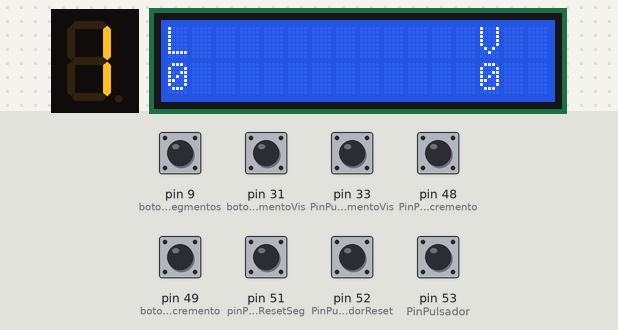
The sketch below on a simulated Arduino Mega 2560, built with avr-gcc and run on an emulated ATmega2560. Shown: 1-digit seven-segment display, 16×2 character LCD. Wiring (inferred from the names in the program): 1-digit 7-segment display, segments lit when HIGH: segments pin 2, pin 3, pin 4, pin 5, pin 6, pin 7, pin 8. The inputs (shaded band) are chosen by the test bench; at power-on: pin 9 (botonIncrementoSegmentos), pin 31 (botonIncrementoVis), pin 33 (PinPulsadorDecrementoVis), pin 48 (PinPulsadorDecremento), pin 49 (botonIncremento) HIGH, pin 51 (pinPulsadorResetSeg), pin 52 (PinPulsadorReset), pin 53 (PinPulsador) LOW. No radio packets arrive unless stated; the segment pins are drawn as the display they are named for.

Above: at 1.3 s.
1.4 s: pin 52 (PinPulsadorReset) pulled HIGH for 0.15 s
At 1.8 s:
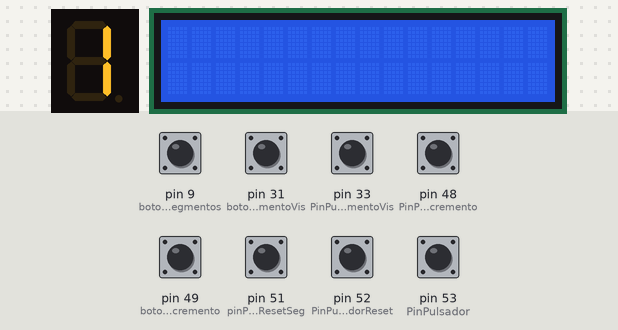
3.0 s: pin 31 (botonIncrementoVis) pulled LOW for 0.15 s
At 3.7 s:
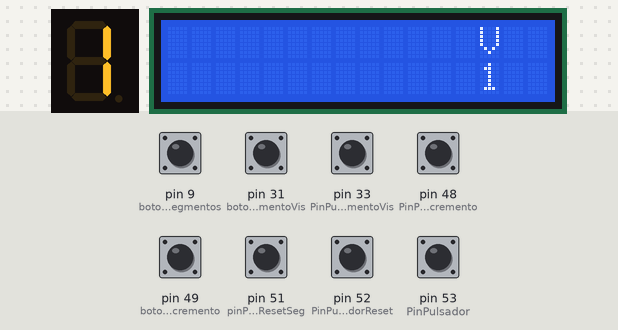
4.7 s: pin 53 (PinPulsador) pulled HIGH for 0.15 s
At 5.9 s:
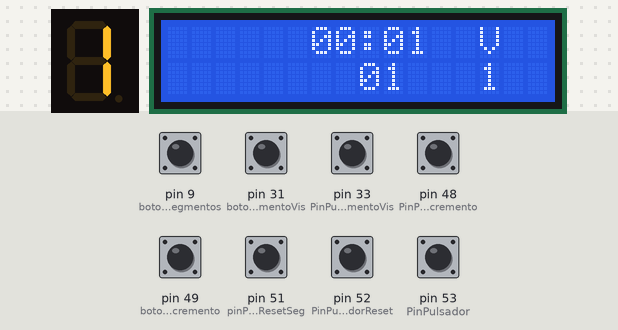
6.9 s: pin 51 (pinPulsadorResetSeg) pulled HIGH for 0.15 s
At 7.34 s:
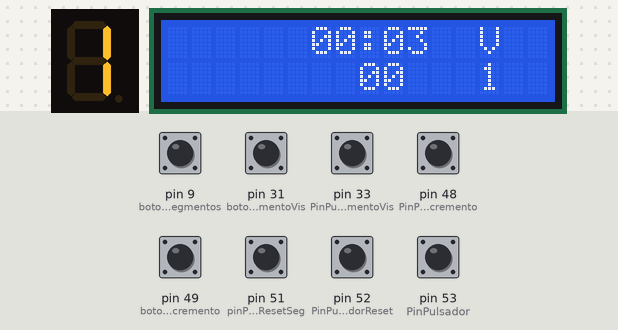
7.6 s: pin 9 (botonIncrementoSegmentos) pulled LOW for 0.15 s
At 8.11 s:
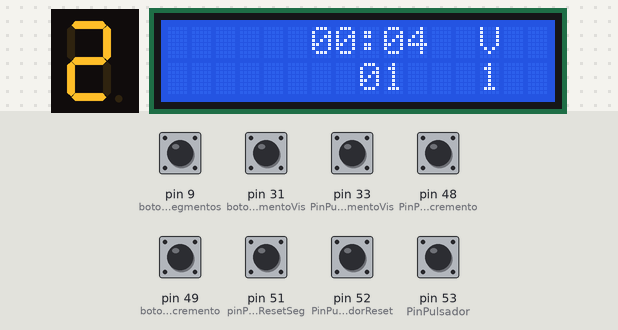
8.3 s: pin 33 (PinPulsadorDecrementoVis) pulled LOW for 0.15 s
At 9.0 s:
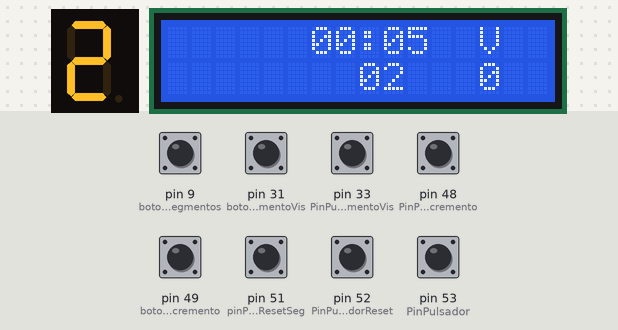
Timing chart, 0 to 10.0 s (numbered marks = the images above; inputs shaded):
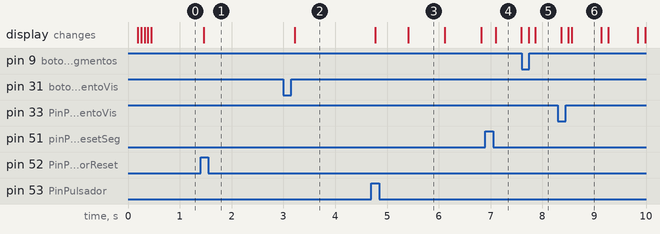

The sketch:

BOTONERA_TABLERO.ino
```cpp
#include <Wire.h>
#include <LiquidCrystal_I2C.h>

LiquidCrystal_I2C lcd(0x27, 16, 2);


#include <RH_ASK.h>    // incluye libreria RadioHead.h
#include <SPI.h>    // incluye libreria SPI necesaria por RadioHead.h

RH_ASK rf_driver;   // crea objeto para modulacion por ASK

int botonIncrementoSegmentos = 9;             //SEGMENTO
int PinPulsador = 53;                        //ARRANCA Y PARA TIMER
int PinPulsadorReset = 52;                   // RESETEA
int PinPulsadorDecremento = 48;              // RESTA LOCAL
int botonIncremento = 49;                      // SUMA LOCAL
int botonIncrementoVis =  31;                 // SUMA VISI
int PinPulsadorDecrementoVis = 33;           // RESTA VISI

int pinPulsadorResetSeg = 51;                // RESETEA SOLO LOS 24 SEGUNDOS

int estadoBotonIncrementoLocal;                 // ESTADO DEL BOTON DE PUNTOS LOCAL
int estadoBotonAnteriorIncrementoLocal;         // ESTADO DEL BOTON DE PUNTOS LOCAL

int cuentaLocal = 0;                             // CUENTA LOCAL

int estadoBotonDecrementoLocal;                  // ESTADO BOTON DECREMENTO LOCAL
int estadoBotonAnteriorDecrementoLocal;          // ESTADO BOTON ANTERIOR DECREMENTO LOCAL


int estadoBotonIncrementoVis;                 // ESTADO DEL BOTON DE PUNTOS VISI
int estadoBotonAnteriorIncrementoVis;           // ESTADO DEL BOTON DE PUNTOS VISI

int cuentaVis = 0;                             // CUENTA VISI


int estadoBotonDecrementoVis;                       // ESTADO BOTON DECREMENTO VISI
int estadoBotonAnteriorDecrementoVis;                 // ESTADO BOTON ANTERIOR DECREMENTO VISI


int inicio = 0;
int eActual = 0;                                      // ESTADO PARA TIMER
int eAnterior = 0;                                    // ESTADO ANTERIOR PARA TIMER


int milisegundos = 0;
int decimas = 0;
int minutos = 0;
int segundos = 0;


int milisegundosSeg = 0;                          //24 segundos
int decimasSeg = 0;                               //24 segundso
int segundosSeg = 0;                              //24 segundos


void activarContador() {

  if (inicio == 1) {
    milisegundos = millis();


    decimas++;

    if (decimas == 10) {
      decimas = 0;
      segundos++;
    }
    if (segundos == 60) {
      segundos = 0;
      minutos++;

    }

    if (minutos == 10) {
      minutos = 0;
      segundos = 0;
      decimas = 0;
      lcd.clear();

    }


    lcd.setCursor(6, 0);
    if (minutos < 10)      {
      lcd.print("0");
    }
    lcd.print(minutos);
    lcd.print(":");
    lcd.setCursor(9, 0);
    if (segundos < 10)     {
      lcd.print("0");
    }
    lcd.print(segundos);
  }

}


void activarContadorSeg() {


  milisegundosSeg = millis();


  decimasSeg++;

  if (decimasSeg == 10) {
    decimasSeg = 0;
    segundosSeg++;
  }

  if (segundosSeg == 25) {

    segundosSeg = 0;
    decimasSeg = 0;

  }


  lcd.setCursor(6, 1);
  lcd.setCursor(8, 1);
  if (segundosSeg < 10)     {
    lcd.print("0");
  }
  lcd.print(segundosSeg);
}


void resetearTiempo() {
  minutos = 0;
  segundos = 0;
  decimas = 0;
  segundosSeg = 0;
  decimasSeg = 0;
  cuentaLocal = 0;
  cuentaVis = 0;
  lcd.clear();


}
void puntoss () {
  cuentaLocal++;
  //Serial.println(cuenta);


  lcd.setCursor(0, 0);
  lcd.print("L");

  lcd.setCursor(0 , 1);
  lcd.print(cuentaLocal);


}

void puntosResta() {
  cuentaLocal--;
  lcd.setCursor(0, 0);
  lcd.print("L");
  lcd.setCursor(0, 1);
  lcd.print(cuentaLocal);
}


void puntosVisResta() {
  cuentaVis--;
  lcd.setCursor(13, 0);
  lcd.print("V");
  lcd.setCursor(13, 1);
  lcd.print(cuentaVis);
}


void puntosVis() {
  cuentaVis++;
  Serial.println(cuentaVis);
  lcd.setCursor(13, 0);
  lcd.print("V");
  lcd.setCursor(13 , 1);
  lcd.print(cuentaVis);


}


void perromalvado () {
  decimasSeg = 0;
  segundosSeg = 0;
}


// SEGMENTO //
const int a = 2;
const int b = 3;
const int c = 4;
const int d = 5;
const int e = 6;
const int f = 7;
const int g = 8;

const int tiempoAntirebote = 10;
int cuenta = 0;
int estadoBotonIncremento;
int estadoBotonAnteriorIncremento;
int estadoBotonDecremento;
int estadoBotonAnteriorDecremento;


boolean antirebote (int pin) {


  int contador = 0;
  boolean estado;
  boolean estadoAnterior;


  do{
    estado = digitalRead (pin);
    if (estado != estadoAnterior) {
      contador = 0;
      estadoAnterior = estado;
      }
      else {
        contador = contador + 1;
      }
       delay(1);
       } while(contador < tiempoAntirebote);

       return estado;
       }


       void actualizarNumero (){
        switch (cuenta) {


          case 1:
        digitalWrite (a, LOW);
        digitalWrite (b, HIGH);
        digitalWrite (c, HIGH);
        digitalWrite (d, LOW);        //numero 1
        digitalWrite (e, LOW);
        digitalWrite (f, LOW);
        digitalWrite (g, LOW);
        break;

        case 2:
        digitalWrite (a, HIGH);
        digitalWrite (b, HIGH);
        digitalWrite (c, LOW);
        digitalWrite (d, HIGH);        //numero 2
        digitalWrite (e, HIGH);
        digitalWrite (f, LOW);
        digitalWrite (g, HIGH);
        break;

        case 3:
        digitalWrite (a, HIGH);
        digitalWrite (b, HIGH);
        digitalWrite (c, HIGH);
        digitalWrite (d, HIGH);        //numero 3
        digitalWrite (e, LOW);
        digitalWrite (f, LOW);
        digitalWrite (g, HIGH);
        break;

        case 4:
        digitalWrite (a, LOW);
        digitalWrite (b, HIGH);
        digitalWrite (c, HIGH);
        digitalWrite (d, LOW);        //numero 4
        digitalWrite (e, LOW);
        digitalWrite (f, HIGH);
        digitalWrite (g, HIGH);
        break;

      }
    }


void setup () {


  pinMode(botonIncrementoSegmentos, INPUT);
  pinMode(PinPulsador, INPUT);
  pinMode(PinPulsadorReset, INPUT);
  pinMode(botonIncremento, INPUT);
  pinMode(PinPulsadorDecremento, INPUT);
  pinMode(botonIncrementoVis, INPUT);
  pinMode(PinPulsadorDecrementoVis, INPUT);
  pinMode (pinPulsadorResetSeg, INPUT);
   pinMode(a, OUTPUT);
  pinMode(b, OUTPUT);
  pinMode(c, OUTPUT);
  pinMode(d, OUTPUT);
  pinMode(e, OUTPUT);
  pinMode(f, OUTPUT);
  pinMode(g, OUTPUT);


  lcd.begin(16, 2);                       //DISPLAY 16,2

  lcd.init();                             // Inicializar el LCD


  lcd.backlight();                      //Encender la luz de fondo.        //ENCIENDE LA LUZ DE FONDO

  rf_driver.init();      // inicializa objeto con valores por defecto

}

void loop() {


  eActual = digitalRead(PinPulsador);                                //estado actual es igual al estado en el que se encuentra el pin
  if (eActual && eAnterior == 0) {                                  //eActual en true y eAnterior en 0
    inicio = 1 - inicio;                                           //resta 1 - el estado en el que se encuentra inicio

  }
  eAnterior = eActual;                                          //guarda el estado en el que estaba

  if (inicio == 1) {                                         //si inicio esta en 1


    const char *msg = "1";                                // carga numero 1 en mensaje a enviar
    rf_driver.send((uint8_t *)msg, strlen(msg));          // envia el mensaje
    rf_driver.waitPacketSent();                          // espera al envio correcto del mensaje


    activarContador();
    activarContadorSeg();

  }

  if (digitalRead(PinPulsadorReset) == 1) {

    const char *msg = "2";                                // carga numero 2 en mensaje a enviar
    rf_driver.send((uint8_t *)msg, strlen(msg));          // envia el mensaje
    rf_driver.waitPacketSent();                          // espera al envio correcto del mensaje

    resetearTiempo();


  }


  estadoBotonIncrementoLocal = digitalRead(botonIncremento);
  if (estadoBotonIncrementoLocal != estadoBotonAnteriorIncrementoLocal) {
    if (digitalRead(botonIncremento) == 1) {
      const char *msg = "3";                                // carga numero 3 en mensaje a enviar
      rf_driver.send((uint8_t *)msg, strlen(msg));          // envia el mensaje
      rf_driver.waitPacketSent();                          // espera al envio correcto del mensaje

      puntoss();

    }
    estadoBotonAnteriorIncrementoLocal = estadoBotonIncrementoLocal;


  }

  estadoBotonIncrementoVis = digitalRead(botonIncrementoVis);
  if (estadoBotonIncrementoVis != estadoBotonAnteriorIncrementoVis) {
    if (digitalRead(botonIncrementoVis) == 1) {


      const char *msg = "4";                                // carga numero 4 en mensaje a enviar
      rf_driver.send((uint8_t *)msg, strlen(msg));          // envia el mensaje
      rf_driver.waitPacketSent();                          // espera al envio correcto del mensaje

      puntosVis();
    }
    estadoBotonAnteriorIncrementoVis = estadoBotonIncrementoVis;
  }


  estadoBotonDecrementoVis = digitalRead(PinPulsadorDecrementoVis);
  if (estadoBotonDecrementoVis != estadoBotonAnteriorDecrementoVis) {
    if (digitalRead(PinPulsadorDecrementoVis) == 1) {
      const char *msg = "5";                                // carga numero 5 en mensaje a enviar
      rf_driver.send((uint8_t *)msg, strlen(msg));          // envia el mensaje
      rf_driver.waitPacketSent();                          // espera al envio correcto del mensaje

      puntosVisResta();

    }
    estadoBotonAnteriorDecrementoVis = estadoBotonDecrementoVis;
  }


  estadoBotonDecrementoLocal = digitalRead(PinPulsadorDecremento);
  if (estadoBotonDecrementoLocal != estadoBotonAnteriorDecrementoLocal) {
    if (digitalRead(PinPulsadorDecremento) == 1) {
      const char *msg = "6";                                // carga numero 6 en mensaje a enviar
      rf_driver.send((uint8_t *)msg, strlen(msg));          // envia el mensaje
      rf_driver.waitPacketSent();                          // espera al envio correcto del mensaje

      puntosResta();

    }
    estadoBotonAnteriorDecrementoLocal = estadoBotonDecrementoLocal;

  }


  if (digitalRead(pinPulsadorResetSeg) == 1) {


    const char *msg = "7";                                // carga numero 7 en mensaje a enviar
    rf_driver.send((uint8_t *)msg, strlen(msg));          // envia el mensaje
    rf_driver.waitPacketSent();                          // espera al envio correcto del mensaje

    perromalvado();

  }


 estadoBotonIncremento = digitalRead(botonIncrementoSegmentos);
 if(estadoBotonIncremento != estadoBotonAnteriorIncremento) {
  if(digitalRead(botonIncrementoSegmentos)== 1){
    const char *msg = "8";                                // carga numero 8 en mensaje a enviar
    rf_driver.send((uint8_t *)msg, strlen(msg));          // envia el mensaje
    rf_driver.waitPacketSent();                          // espera al envio correcto del mensaje


    cuenta++;
    if(cuenta > 4){
      cuenta = 1;


    }
  }
 }
 estadoBotonAnteriorIncremento = estadoBotonIncremento;
  actualizarNumero();
}
```

Measured:
- after the input at 1.4 s, the display: changes after 0.06 s (image 1)
- after the input at 3.0 s, the display: changes after 0.21 s (image 2)
- after the input at 4.7 s, the display: first changes after 0.07 s (image 3 shows a later state)
- after the input at 6.9 s, the display: changes after 0.20 s (image 4)
- what the display in image 3 shows lasts 0.7 s, from 5.4 s to 6.1 s
- what the display in image 4 shows lasts 0.5 s, from 7.1 s to 7.6 s
- what the display in image 6 shows lasts 0.5 s, from 8.6 s to 9.1 s
